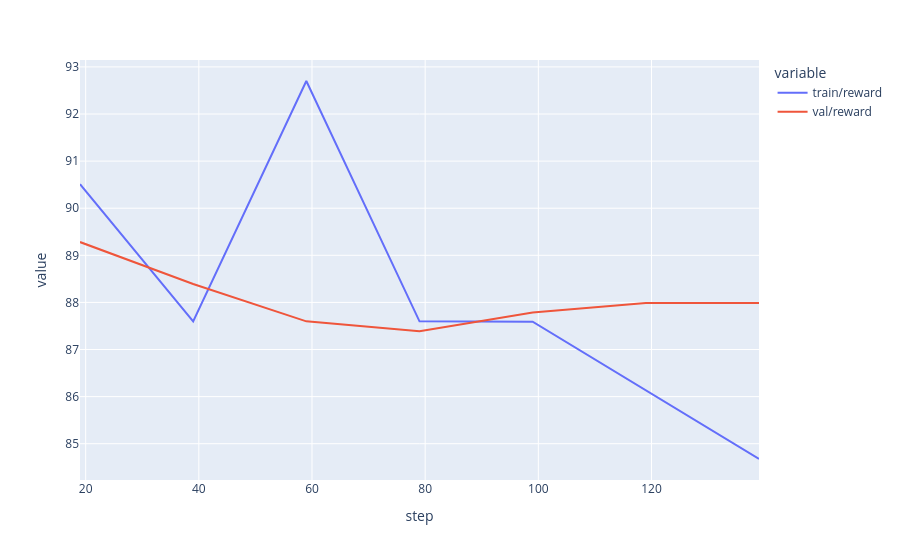

Write notebook code for a chart like this one.
### Code cell
px.line(data_frame=metrics.dropna(), x="step", y=["train/reward", "val/reward"])

### Figure 1 — Plotly figure (JSON) as saved in the notebook; plotly's stock layout.template omitted (floating-point values rounded to 4 significant figures)
{"data": [{"hovertemplate": "variable=train/reward<br>step=%{x}<br>value=%{y}<extra></extra>", "legendgroup": "train/reward", "line": {"color": "#636efa", "dash": "solid"}, "marker": {"symbol": "circle"}, "mode": "lines", "name": "train/reward", "orientation": "v", "showlegend": true, "type": "scatter", "x": [19, 39, 59, 79, 99, 119, 139], "xaxis": "x", "y": [90.51, 87.6, 92.7, 87.6, 87.59, 86.14, 84.68], "yaxis": "y"}, {"hovertemplate": "variable=val/reward<br>step=%{x}<br>value=%{y}<extra></extra>", "legendgroup": "val/reward", "line": {"color": "#EF553B", "dash": "solid"}, "marker": {"symbol": "circle"}, "mode": "lines", "name": "val/reward", "orientation": "v", "showlegend": true, "type": "scatter", "x": [19, 39, 59, 79, 99, 119, 139], "xaxis": "x", "y": [89.28, 88.39, 87.6, 87.39, 87.79, 87.99, 87.99], "yaxis": "y"}], "layout": {"legend": {"title": {"text": "variable"}, "tracegroupgap": 0}, "margin": {"t": 60}, "xaxis": {"anchor": "y", "domain": [0, 1], "title": {"text": "step"}}, "yaxis": {"anchor": "x", "domain": [0, 1], "title": {"text": "value"}}}}
